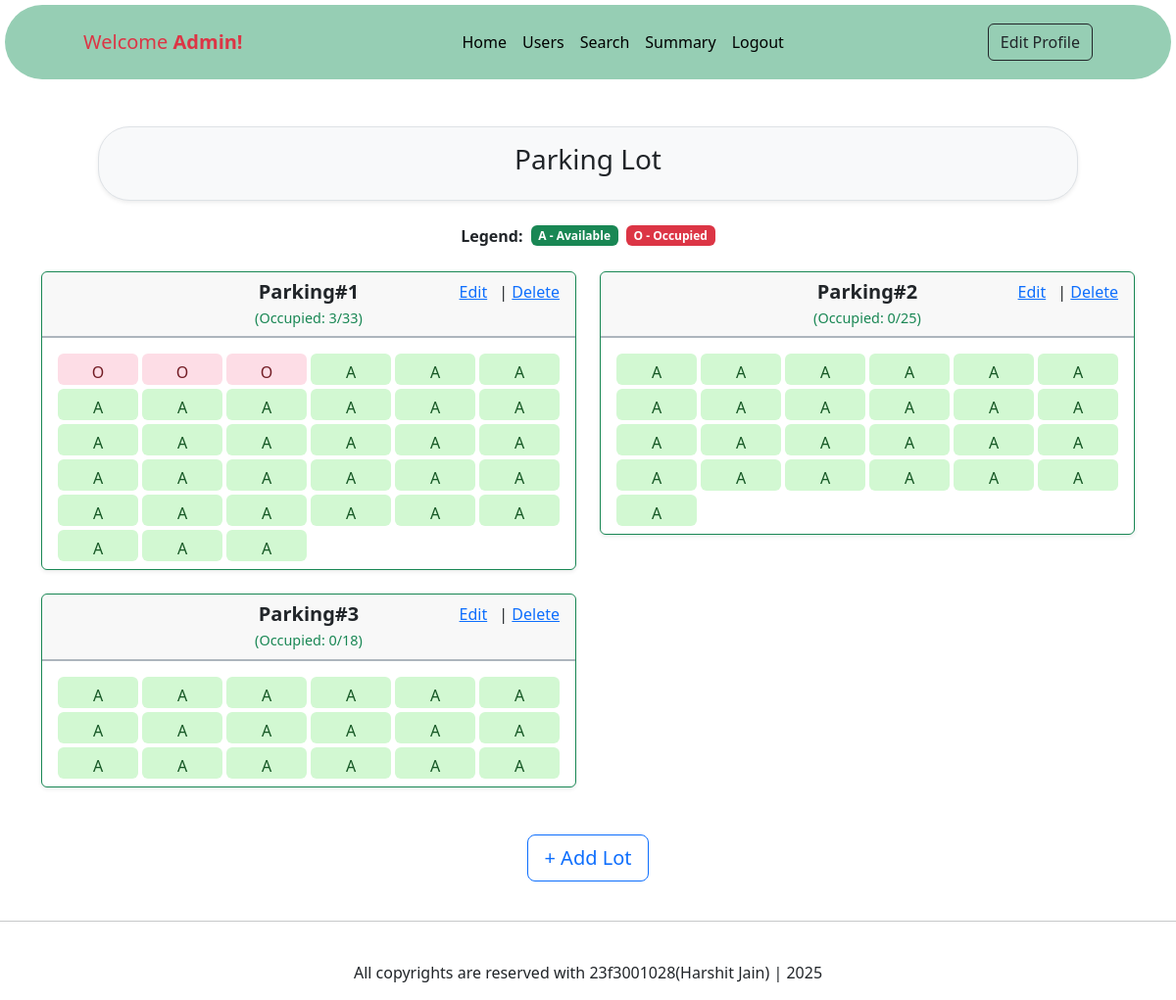
The page /home (signed in) on the database as committed earlier.
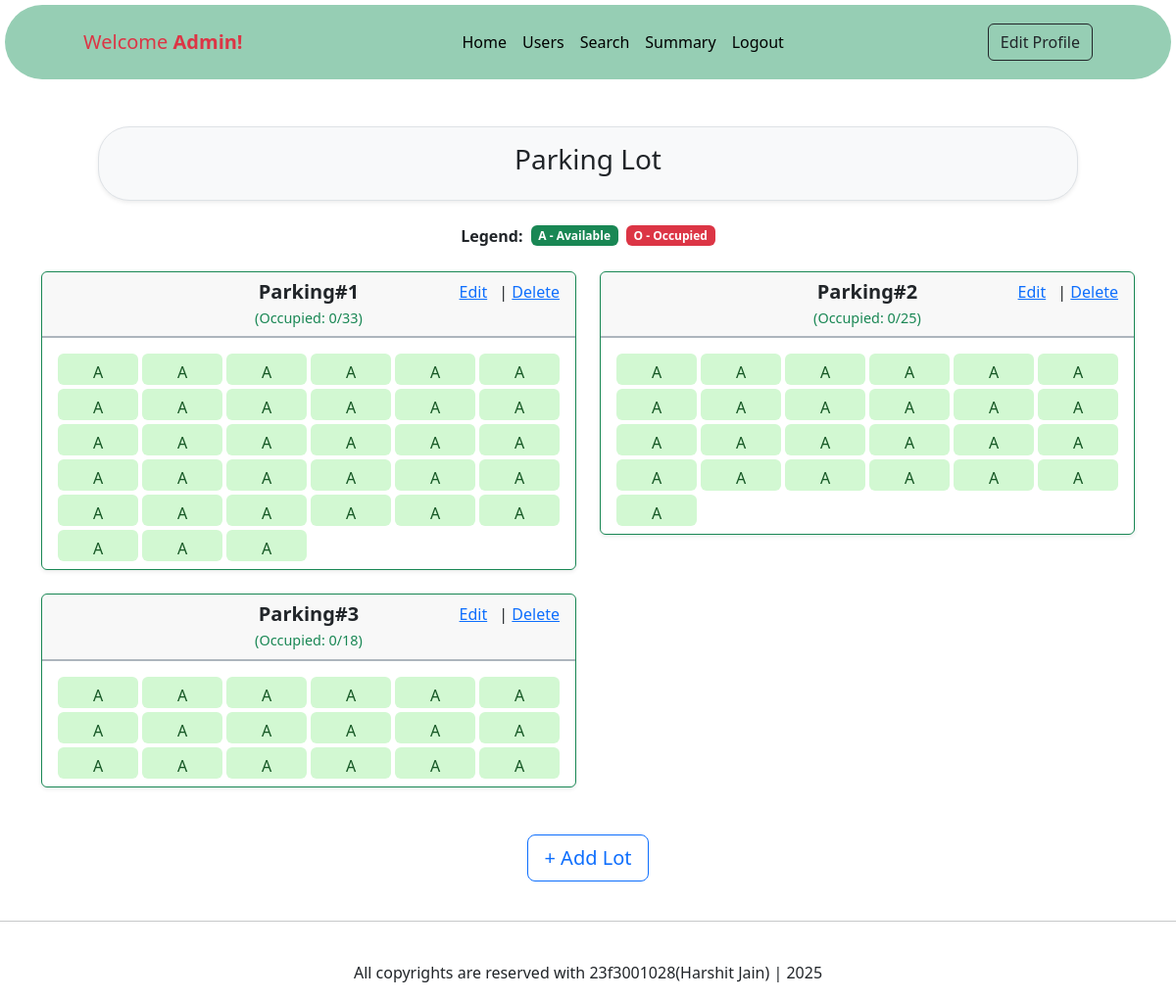
The same page on the database as committed later.
### app/models/parking_lot.py (models this page shows, shortened)
class parking_lot(db.Model):
    __tablename__ = 'parking_lot'
    lot_id = db.Column(db.Integer, primary_key=True, autoincrement=True)
    location = db.Column(db.String(100), nullable=False)
    address = db.Column(db.String(250), nullable=False)
    pin_code = db.Column(db.Integer, nullable=False)
    total_spots = db.Column(db.Integer, nullable=False)
    price = db.Column(db.Integer, nullable=False)
    status = db.Column(db.String(20), default='active')  # 'active', 'deleted'
    spots = db.relationship('parking_spot', backref='lot', lazy=True)
    @property
    def total_no_spots(self):
        return len([spot for spot in self.spots if spot.is_active])
    @property
    def occupied_spots(self):
        return len([spot for spot in self.spots if spot.is_active and spot.status == 'occupied'])

### app/models/parking_spot.py (models this page shows)
class parking_spot(db.Model):
    __tablename__ = 'parking_spot'
    spot_id = db.Column(db.Integer, primary_key=True, autoincrement=True)
    lot_id = db.Column(db.Integer, db.ForeignKey('parking_lot.lot_id', ondelete='RESTRICT', onupdate='CASCADE'))
    status = db.Column(db.String(20), nullable=False) # status = 'occupied' or 'available'
    is_active = db.Column(db.Boolean, default=True)  # True = exists, False = deleted

### app/routes/admin.py (the view)
@admin_bp.route('/home')
@admin_required
def view_lots():
    lots = parking_lot.query.filter_by(status='active').all()
    return render_template('admin/admin_dash.html', lots=lots)

### app/routes/admin.py (called while the page is built)
def admin_required(f):
    @wraps(f)
    def decorated_function(*args, **kwargs):
        if 'admin' not in session:
            return redirect(url_for('auth.adminlogin'))
        return f(*args, **kwargs)
    return decorated_function

### app/templates/admin/admin_dash.html (shortened to what this page needs)
{% extends "admin/base.html" %}
{% block heading %} Parking Lot{% endblock %}
{% block content %}
  <div class="mt-4 d-flex justify-content-center align-items-center gap-2">
    <strong>Legend:</strong>
    <span class="badge bg-success">A - Available</span>
    <span class="badge bg-danger">O - Occupied</span>
  </div>
  <br>
<div class="container">
  <div class="row">
    {% for lot in lots %}
    <div class="col-md-6 mb-4">
      <div class="card shadow-sm border border-success">
        <div class="card-header py-2 border-bottom border-dark-subtle border-2">
          <div class="d-flex justify-content-between align-items-start">
            <div class="text-center w-100">
              <h5 class="mb-1"><strong>Parking#{{ loop.index }}</strong></h5>
              <p class="text-success mb-0" style="font-size: 0.9rem;">(Occupied: {{ lot.occupied_spots }}/{{ lot.total_no_spots }})</p>
            </div>
            <div class="position-absolute end-0 top-0 mt-2 me-3">
              <a href="{{ url_for('admin.update_lot', lot_id=lot.lot_id) }}" class="text-primary me-2">Edit</a> |
              <a href="{{ url_for('admin.delete_lot', lot_id=lot.lot_id) }}" class="text-primary">Delete</a>
            </div>
          </div>
        </div>
        <div class="card-body pt-3 pb-2">
          <div class="row gx-1 gy-1">
            {% for spot in lot.spots if spot.is_active %}
            <div class="col-2">
              <a href="{{ url_for('admin.view_spot', spot_id=spot.spot_id) }}"
                class="w-100 btn spot-btn
                {% if spot.status == 'occupied' %}occupied{% else %}available{% endif %}">
                {{ 'O' if spot.status == 'occupied' else 'A' }}
              </a>
            </div>
            {% endfor %}
          </div>
        </div>
      </div>
    </div>
    {% endfor %}
  </div>
  <div class="text-center mt-4">
    <a href="{{ url_for('admin.create_lot') }}" class="btn btn-outline-primary btn-lg">+ Add Lot</a>
  </div>
</div>
{% endblock %}

### app/templates/admin/base.html (shortened to what this page needs)
<!DOCTYPE html>
<html lang="en">
<head>
    <link href="https://cdn.jsdelivr.net/npm/bootstrap@5.3.6/dist/css/bootstrap.min.css" rel="stylesheet">
    <link href="https://cdn.jsdelivr.net/npm/bootstrap-icons@1.10.5/font/bootstrap-icons.css" rel="stylesheet">
</head>
<body>
<nav class="navbar navbar-expand-lg navbar-dark mb-5 rounded-pill" style="background-color: #96ceb4; margin: 5px 5px 5px 5px ;">
  <div class='container-fluid' style="padding: 10px 80px 10px 80px;">
    <span class="navbar-brand text-danger"> Welcome <b>Admin!</b></span>
    <div class="collapse navbar-collapse justify-content-center">
      <ul class="navbar-nav">
        <li class="nav-item"><a class="nav-link text-black" href="{{ url_for('admin.view_lots') }}">Home</a></li>
        <li class="nav-item"><a class="nav-link text-black" href="{{ url_for('admin.view_users') }}">Users</a></li>
        <li class="nav-item"><a class="nav-link text-black" href="{{ url_for('admin.view_lots') }}">Search</a></li>
        <li class="nav-item"><a class="nav-link text-black" href="{{ url_for('admin.view_lots') }}">Summary</a></li>
        <li class="nav-item"><a class="nav-link text-black" href="{{ url_for('auth.adminlogout') }}">Logout</a></li>
      </ul>
    </div>
    <a class="btn btn-outline-dark" href="{{ url_for('admin.view_lots') }}">Edit Profile</a>
  </div>
</nav>
    <div class="container col-lg-10 mb-3 border rounded-5 shadow-sm p-3 bg-light">
        <h3 class="text-center"> {% block heading %} {% endblock%}</h3>
    </div>
    <main>
        {% block content %} {%endblock%}
    </main>
<br><hr><br>
    <footer class="text-center">
        <p>All copyrights are reserved with 23f3001028(Harshit Jain) | 2025</p>
    </footer>
</body>
</html>

### app/templates/admin/admin_dash.html (style rules this page uses)
.spot-btn { height: 32px; font-weight: 600; font-size: 0.9rem; border-radius: 0.5rem; border: none; transition: 0.2s ease; }
.spot-btn.available { background-color: #d2f8d2; color: #155724; }

Rows that differ between the two databases and show on the page:
changed through a linked row, parking_lot (number 1 of 3 on the later page): occupied_spots "3" → "0"
changed parking_spot (number 1 of 76 on the later page): status "O" → "A"
changed parking_spot (number 2 of 76 on the later page): status "O" → "A"
changed parking_spot (number 3 of 76 on the later page): status "O" → "A"
